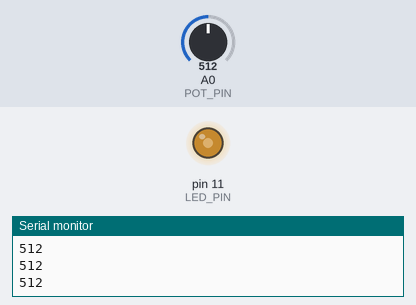
Bench run of a sketch on a simulated Arduino Uno, built with avr-gcc and run on an emulated ATmega328P. On the bench: output pins drawn as LEDs (lit = HIGH), the last lines printed to the serial monitor. The test bench sets the inputs (shaded band); at power-on: A0 (POT_PIN) = 512.

Above: at 1.2 s.
1.3 s: A0 (POT_PIN) set to 716
At 2.5 s:
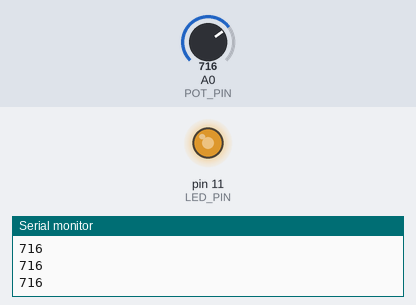
2.8 s: A0 (POT_PIN) set to 900
At 4.0 s:
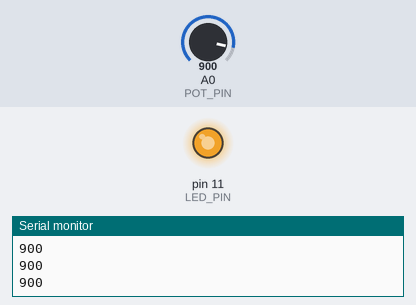
4.3 s: A0 (POT_PIN) set to 122
At 5.3 s:
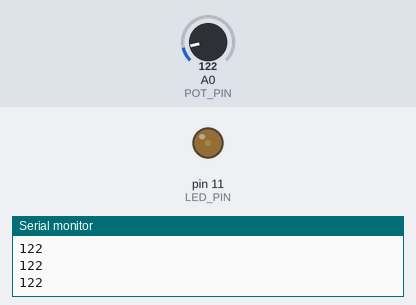
5.8 s: A0 (POT_PIN) set to 0
At 6.7 s:
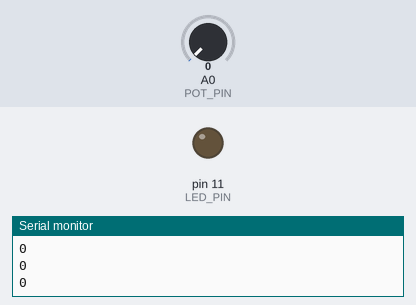
7.3 s: A0 (POT_PIN) set to 511
At 8.0 s:
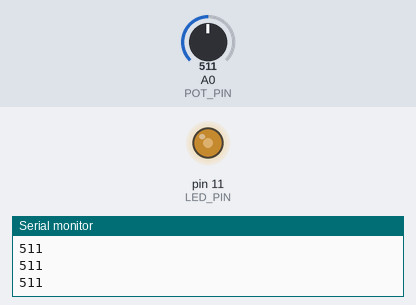
Timing chart, 0 to 9.8 s (numbered marks = the images above; inputs shaded):
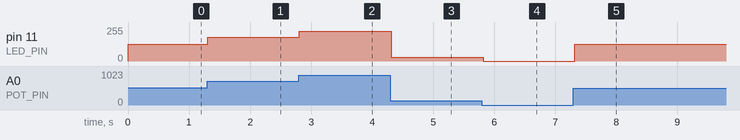

Measured:
- after the input at 1.3 s, pin 11 (LED_PIN): 127/255 → 178/255 at once
- after the input at 2.8 s, pin 11 (LED_PIN): 178/255 → 224/255 at once
- after the input at 4.3 s, pin 11 (LED_PIN): 224/255 → 30/255 at once
- after the input at 5.8 s, pin 11 (LED_PIN): 30/255 → 0/255 at once
- after the input at 7.3 s, pin 11 (LED_PIN): 0/255 → 127/255 at once

The sketch:

03_LED_PWM.ino
```cpp
// (licence header left out)
//XLAN:定義電位器所使用的腳位
int POT_PIN = A0;

//XLAN:定義 LED 燈所使用的腳位
int LED_PIN = 11;

void setup()
{
  //XLAN:初始化序列埠
  Serial.begin(9600);

  //XLAN:設定電位器腳位為輸入腳位
  pinMode(POT_PIN, INPUT);

  //XLAN:設定 LED 燈腳位為輸出腳位
  pinMode(LED_PIN, OUTPUT);
}

void loop()
{
  //XLAN:讀取電位器的類比輸入值並顯示
  int val = analogRead(POT_PIN);
  Serial.println(val);

  //XLAN:從類比輸入範圍(0~1023)對應到類比輸出範圍(0~255)
  int r = map(val, 0, 1023, 0, 255);

  //XLAN:類比輸出到 LED 燈
  analogWrite(LED_PIN, r);

  //XLAN:延遲 100 ms
  delay(100);
}
```
